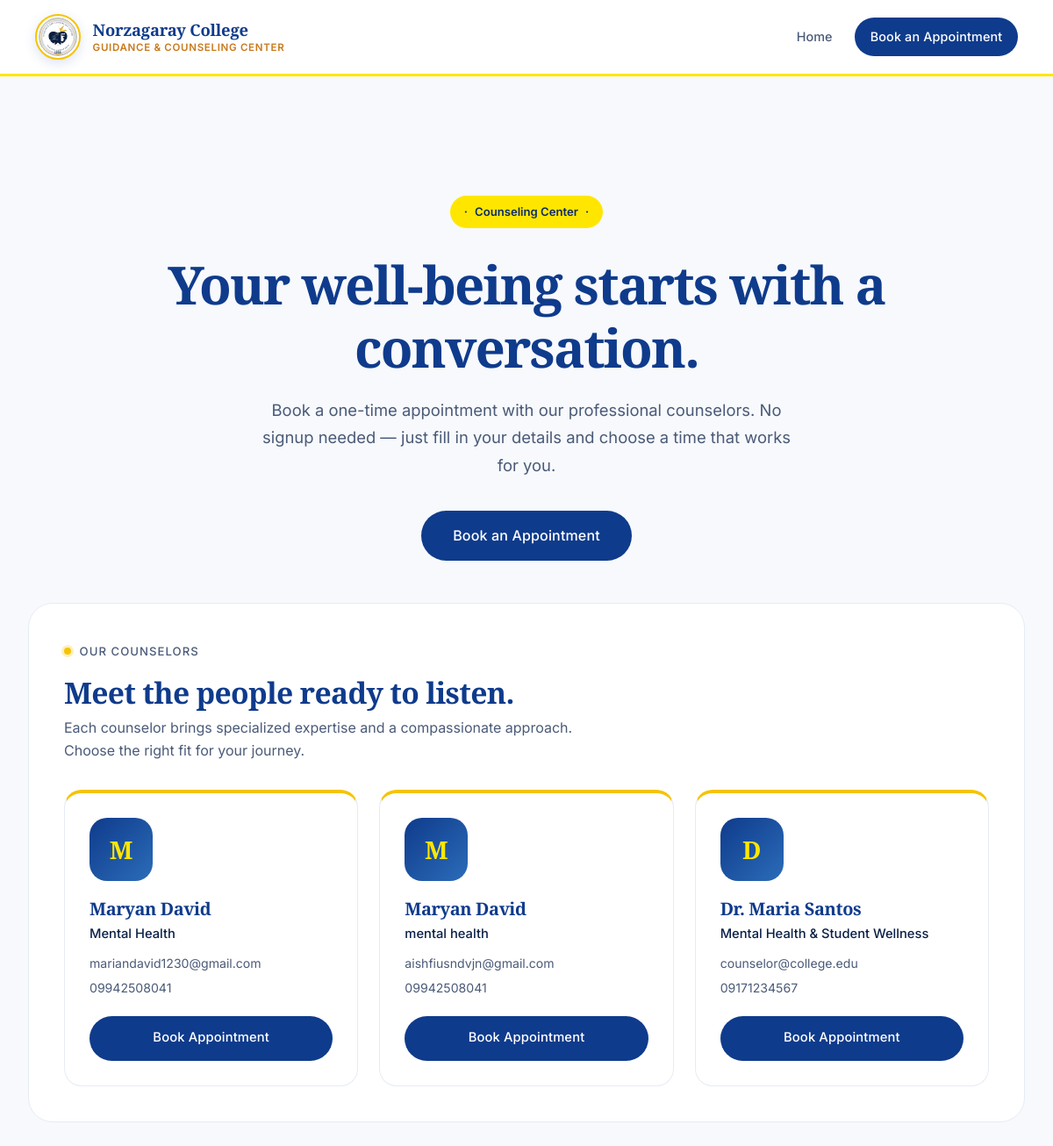
Before: / with the older database file.
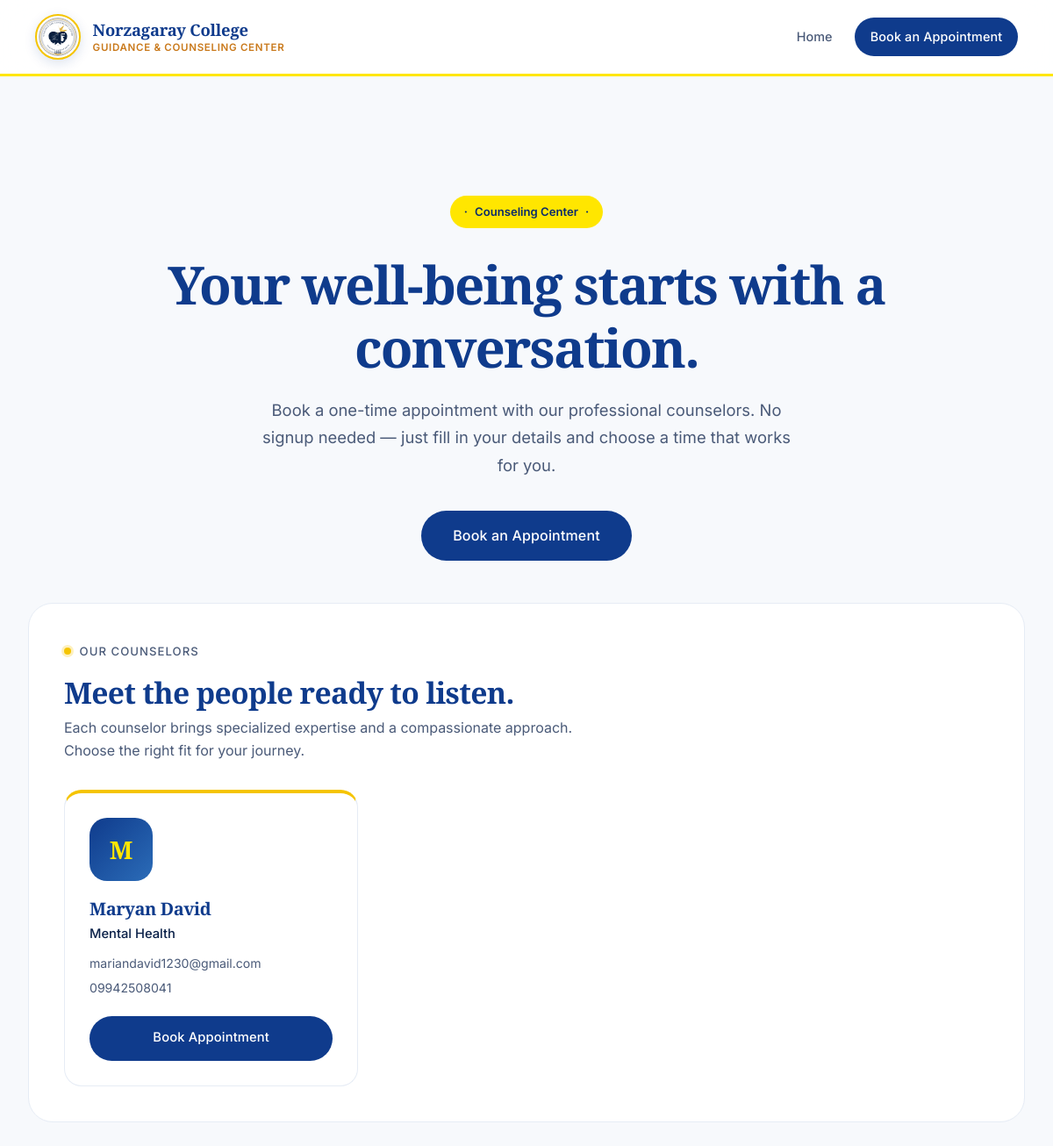
After: the same page with the newer database file.
### app.py (models this page shows, shortened)
class User(UserMixin, db.Model):
    id = db.Column(db.Integer, primary_key=True)
    username = db.Column(db.String(80), unique=True, nullable=False)
    email = db.Column(db.String(120), unique=True, nullable=False)
    password_hash = db.Column(db.String(256), nullable=False)
    role = db.Column(db.String(20), nullable=False)
    is_admin = db.Column(db.Boolean, default=False, nullable=False)
    full_name = db.Column(db.String(120), nullable=False)
    specialty = db.Column(db.String(120))
    student_id = db.Column(db.String(50))
    phone = db.Column(db.String(20))
    reset_token = db.Column(db.String(256))
    reset_token_expiry = db.Column(db.DateTime)

### app.py (the view, shortened to what this page needs)
@app.route('/')
def index():
    if session.get('counselor_access'):
        return redirect(url_for('login'))
    counselors = User.query.filter_by(role='counselor', is_admin=False).all()
    return render_template('index.html', counselors=counselors)

### templates/index.html (shortened to what this page needs)
{% extends "base.html" %}
{% block content %}
<div class="hero">
    <div class="hero-label">
        <span>·</span>
        Counseling Center
        <span>·</span>
    </div>
    <h2>Your well-being starts with a conversation.</h2>
    <p>Book a one-time appointment with our professional counselors. No signup needed — just fill in your details and choose a time that works for you.</p>
    {% if counselors %}
        <a href="#counselors" class="btn btn-primary" style="font-size: 1rem; padding: 1rem 2.25rem;">Book an Appointment</a>
    {% endif %}
</div>
<div class="card" id="counselors">
    <div class="section-label">Our Counselors</div>
    <h2 style="border: none; padding: 0; margin-bottom: 0.5rem; font-size: 2.1rem;">Meet the people ready to listen.</h2>
    <p style="color: var(--text-secondary); margin-bottom: 2rem; max-width: 600px;">
        Each counselor brings specialized expertise and a compassionate approach. Choose the right fit for your journey.
    </p>
    {% if counselors %}
        <div class="counselor-grid">
            {% for counselor in counselors %}
                <div class="counselor-card">
                    <div class="counselor-avatar">{{ counselor.full_name.split()[0][0] if counselor.full_name else '?' }}</div>
                    <h3 style="margin-bottom: 0.3rem;">{{ counselor.full_name }}</h3>
                    {% if counselor.specialty %}
                        <p style="color: var(--text-primary); font-weight: 500; margin-bottom: 0.65rem; font-size: 0.92rem;">{{ counselor.specialty }}</p>
                    {% endif %}
                    {% if counselor.email %}
                        <p style="color: var(--text-secondary); font-size: 0.88rem; margin-bottom: 0.35rem;">{{ counselor.email }}</p>
                    {% endif %}
                    {% if counselor.phone %}
                        <p style="color: var(--text-secondary); font-size: 0.88rem;">{{ counselor.phone }}</p>
                    {% endif %}
                    <a href="{{ url_for('book_appointment_public', counselor_id=counselor.id) }}" class="btn btn-primary" style="margin-top: 1.25rem; width: 100%;">Book Appointment</a>
                </div>
            {% endfor %}
        </div>
    {% else %}
        <div class="empty-state">
            <p>No counselors registered yet. Please check back later.</p>
        </div>
    {% endif %}
</div>
{% endblock %}

### templates/base.html (shortened to what this page needs)
<!DOCTYPE html>
<html lang="en">
<head>
    <link rel="stylesheet" href="{{ url_for('static', filename='styles.css') }}">
</head>
<body>
    <nav class="navbar">
        <a href="{{ url_for('index') }}" class="brand" id="appTitle" title="{{ 'Press Ctrl+` to switch to Student access' if session.get('counselor_access') else 'Press Ctrl+` for Counselor access' }}">
            <div class="brand-logo{% if session.get('counselor_access') %} counselor-mode{% endif %}">
                <img src="{{ url_for('static', filename='logo.svg') }}" alt="Norzagaray College Guidance and Counseling Center Seal">
            </div>
            <div class="brand-text">
                <h1 class="brand-title">Norzagaray College</h1>
                <span class="brand-subtitle">Guidance &amp; Counseling Center</span>
            </div>
        </a>
        <div class="nav-links">
            <a href="{{ url_for('index') }}">Home</a>
            {% if current_user.is_authenticated %}
                {% if current_user.is_counselor %}
                    {% if not current_user.is_admin %}
                        <a href="{{ url_for('block_time') }}">Block Time</a>
                    {% endif %}
                {% elif current_user.is_teacher %}
                    <a href="{{ url_for('teacher_refer') }}">Refer Student</a>
                {% endif %}
                {% if not current_user.is_admin %}
                    <span class="nav-dot">·</span>
                {% endif %}
                <span class="nav-username">{{ current_user.full_name }}</span>
                <a href="{{ url_for('logout') }}" class="btn btn-danger btn-sm">Logout</a>
            {% else %}
                {% if session.get('counselor_access') %}
                    <a href="{{ url_for('login') }}">Counselor Login</a>
                {% else %}
                    <a href="{{ url_for('index') }}#counselors" class="btn btn-primary btn-sm">Book an Appointment</a>
                {% endif %}
            {% endif %}
        </div>
    </nav>
    <div class="container">
        {% block content %}{% endblock %}
    </div>
</body>
</html>

Changed rows visible on the page:
removed User: full_name "M", full_name "Maryan David", specialty "mental health", email "aishfiusndvjn@gmail.com", phone "09942508041"
removed User: full_name "D", full_name "Dr. Maria Santos", specialty "Mental Health & Student Wellness", email "counselor@college.edu", phone "09171234567"
